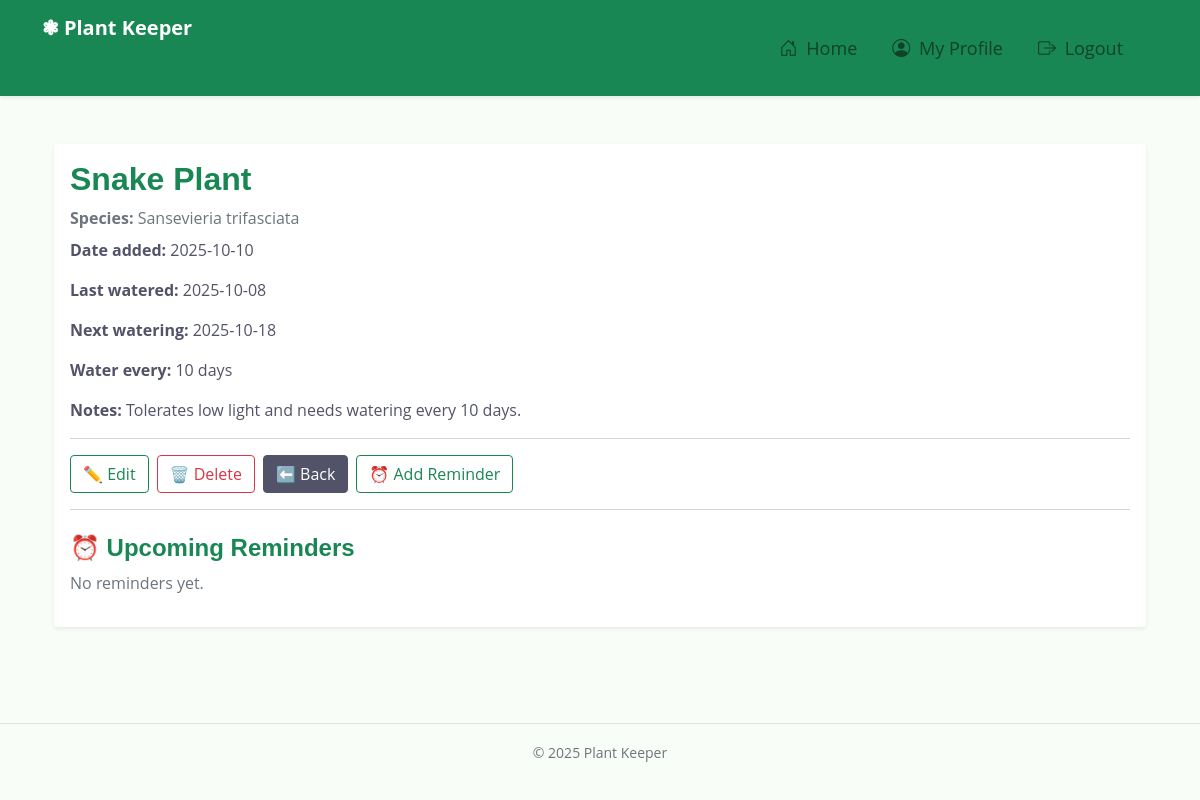
/plants/2/ (signed in), run on an earlier commit of the app's database.
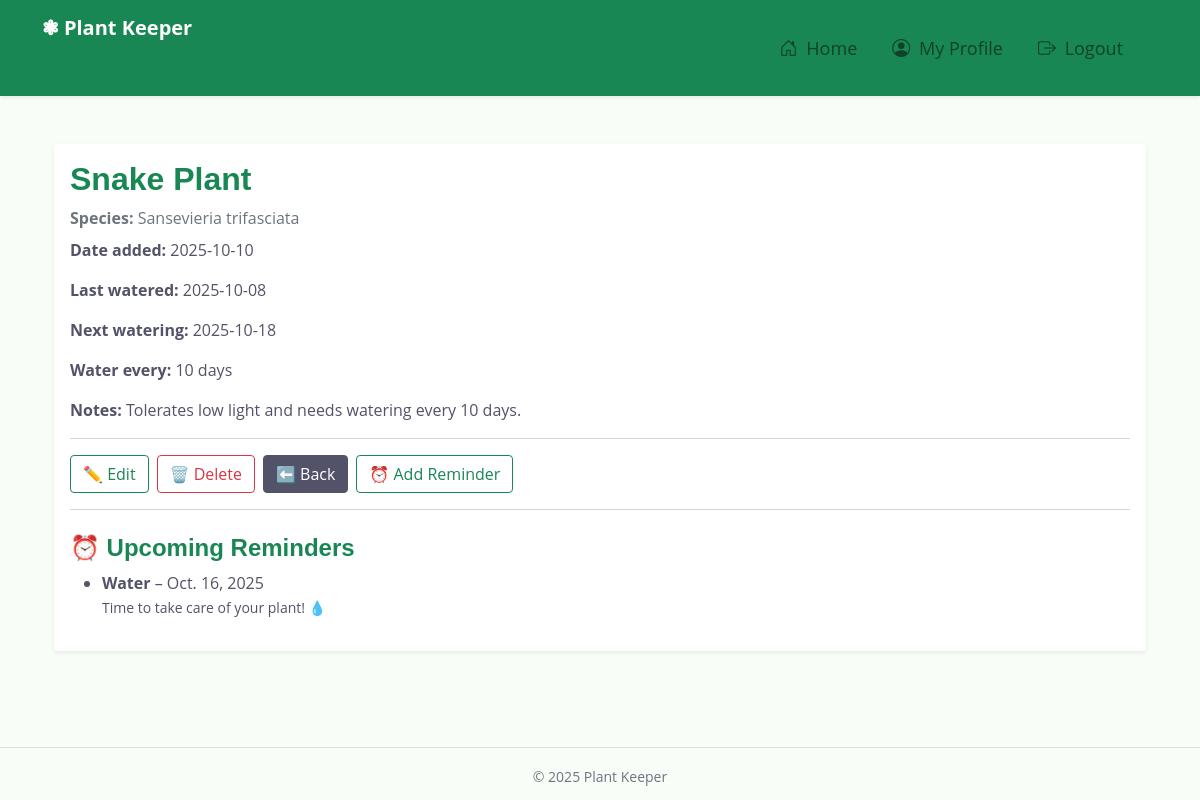
And on a later commit of the database.
### main_app/models.py (models this page shows, shortened)
class Reminder(models.Model):
    REMINDER_TYPES = [
        ("Water", "Water"),
        ("Fertilizer", "Fertilizer"),
        ("Check Soil", "Check Soil"),
    ]
    plant = models.ForeignKey(Plant, on_delete=models.CASCADE)
    reminder_type = models.CharField(
        max_length=50, choices=REMINDER_TYPES, default="Water"
    )
    reminder_date = models.DateField()
    message = models.CharField(
        max_length=255, default="Time to take care of your plant! 💧"
    )
    is_completed = models.BooleanField(default=False)
    created_at = models.DateTimeField(auto_now_add=True)

### main_app/views.py (the view)
# urls.py: path("plants/<int:pk>/", views.PlantDetail.as_view(), name="plant_detail"),
class PlantDetail(LoginRequiredMixin, DetailView):
    model = Plant
    template_name = "plants/detail.html"
    context_object_name = "plant"
    def get_context_data(self, **kwargs):
        context = super().get_context_data(**kwargs)
        plant = self.get_object()
        context["reminders"] = Reminder.objects.filter(
            plant=plant, is_completed=False, reminder_date__gte=date.today()
        ).order_by("reminder_date")
        context["today_reminders"] = Reminder.objects.filter(
            plant=plant, is_completed=False, reminder_date=date.today()
        )
        return context

### main_app/models.py (called while the page is built)
    def next_watering_date(self):
        if self.last_watered_date:
            return self.last_watered_date + timedelta(days=self.watering_frequency)
        return None

    @property
    def needs_watering(self):
        if not self.last_watered_date:
            return True
        days_passed = (date.today() - self.last_watered_date).days
        return days_passed >= self.watering_frequency

### main_app/templates/plants/detail.html (shortened to what this page needs)
{% extends "base.html" %}
{% block content %}
<div class="container py-5">
  <div class="card shadow-sm border-0">
    <div class="card-body">
      <h2 class="text-success">
        {{ plant.name }}
      </h2>
      <p class="text-muted mb-2"><strong>Species:</strong> {{ plant.species }}</p>
      <p><strong>Date added:</strong> {{ plant.date_added|date:"Y-m-d" }}</p>
      <p><strong>Last watered:</strong>
        {% if plant.last_watered_date %}
          {{ plant.last_watered_date|date:"Y-m-d" }}
        {% else %}
          <span class="text-muted">Not yet</span>
        {% endif %}
      </p>
      <p><strong>Next watering:</strong>
        {% if plant.next_watering_date %}
          {{ plant.next_watering_date|date:"Y-m-d" }}
        {% else %}
          <span class="text-muted">Not scheduled</span>
        {% endif %}
      </p>
      <p><strong>Water every:</strong> {{ plant.watering_frequency }} days</p>
      <p><strong>Notes:</strong> {{ plant.notes|default:"-" }}</p>
      <hr>
      <div class="d-flex gap-2">
        <a href="{% url 'plant_edit' plant.pk %}" class="btn btn-outline-success">✏️ Edit</a>
        <a href="{% url 'plant_delete' plant.pk %}" class="btn btn-outline-danger">🗑️ Delete</a>
        <a href="{% url 'plant_list' %}" class="btn btn-secondary">⬅️ Back</a>
        <a href="{% url 'reminder_add' %}?plant_id={{ plant.id }}" class="btn btn-outline-success">⏰ Add Reminder</a>
      </div>
      <hr>
      <h4 class="mt-4 text-success">⏰ Upcoming Reminders</h4>
          {% if reminders %}
            <ul>
              {% for reminder in reminders %}
                <li>
                  <strong>{{ reminder.reminder_type }}</strong> – {{ reminder.reminder_date }}<br>
                  <small>{{ reminder.message }}</small>
                </li>
               {% endfor %}
            </ul>
          {% else %}
            <p class="text-muted">No reminders yet.</p>
          {% endif %}
    </div>
  </div>
</div>
{% endblock %}

What changed in the data, as far as the page shows it:
added Reminder: reminder_type "Water", reminder_date "Oct. 16, 2025", message "Time to take care of your plant! 💧"
Also different on the page:
text no longer shown: "No reminders yet."
